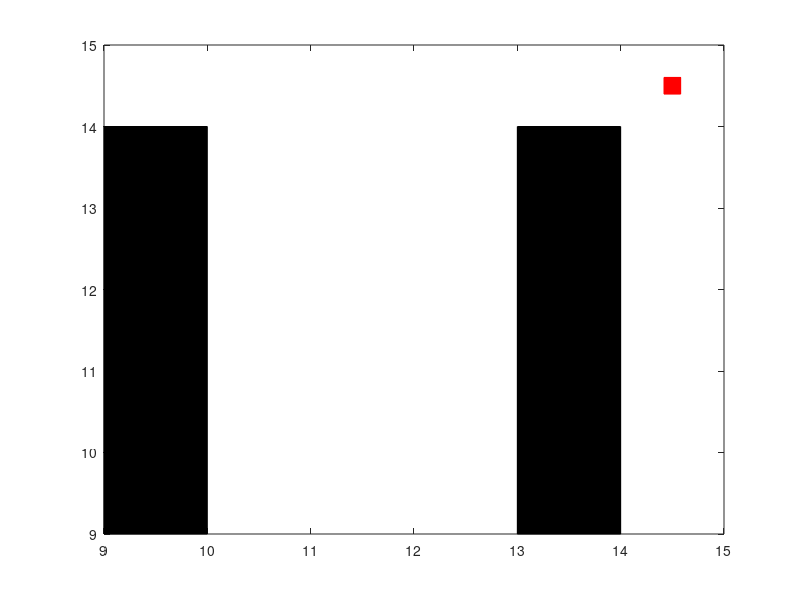

Source code (MATLAB): (Note: this script raises an error after producing the figure.)
%% Figure 7 场景复现与 Table 7 指标计算 (完整版)
clear; clc; close all;

%% 1. 严格对应图中的坐标与参数设置
start_pos = [4.5, 4.5]; 
goal_pos  = [14.5, 14.5];

% 定义图中那两根垂直的黑色长条障碍物 [x_min, y_min, width, height]
obs_rects = [9, 9, 1, 5;   % 左侧长条
             13, 9, 1, 5]; % 右侧长条

algorithms = {'Traditional APF', 'RP-APF', 'RRT*', 'SCA-APF'};
colors = {'b-', 'g-', 'm-', 'b-'}; 

% 初始化存储统计数据的表格
results_table = cell(length(algorithms), 5); 

fprintf('>>> 正在按照 Figure 7 布局生成对比实验并计算指标...\n');
fprintf('------------------------------------------------------------\n');
fprintf('%-20s | %-8s | %-8s | %-8s | %-8s\n', '算法名称', '结果', '时间(s)', '长度(m)', '平滑度(deg)');
fprintf('------------------------------------------------------------\n');

%% 2. 逐个生成图片并计算指标
for i = 1:4
    alg_name = algorithms{i};
    
    % 创建绘图窗口
    figure('Color','w','Name', alg_name, 'Position', [100*i, 100*i, 500, 450]);
    hold on; box on;
    
    % 绘制黑色长条障碍物
    for j = 1:size(obs_rects, 1)
        rectangle('Position', obs_rects(j,:), 'FaceColor', 'k', 'EdgeColor', 'k');
    end
    
    % 绘制终点 (红色方块)
    plot(goal_pos(1), goal_pos(2), 'rs', 'MarkerSize', 12, 'MarkerFaceColor', 'r');
    
    % --- 运行仿真引擎并计时 ---
    tic;
    [path, success] = run_engine_fig7(alg_name, start_pos, goal_pos, obs_rects);
    t_now = toc;
    
    % --- 计算定量数据 ---
    if success
        % 1. 路径长度
        path_len = sum(sqrt(sum(diff(path).^2, 2)));
        
        % 2. 平滑度 (平均转角)
        delta_pos = diff(path);
        headings = atan2(delta_pos(:,2), delta_pos(:,1));
        turning_angles = abs(atan2(sin(headings(2:end)-headings(1:end-1)), cos(headings(2:end)-headings(1:end-1))));
        avg_turn_deg = rad2deg(mean(turning_angles));
        
        res_str = '成功';
    else
        path_len = 0;
        avg_turn_deg = 0;
        res_str = '失败';
    end
    
    % 输出到命令行窗口
    fprintf('%-20s | %-8s | %-8.4f | %-8.2f | %-8.2f\n', ...
            alg_name, res_str, t_now, path_len, avg_turn_deg);

    % --- 绘制轨迹 ---
    plot(path(:,1), path(:,2), colors{i}, 'LineWidth', 1.8);
    
    % 如果失败，标出卡死点 (蓝色圆点)
    if ~success
        plot(path(end,1), path(end,2), 'bo', 'MarkerSize', 6, 'MarkerFaceColor', 'b');
    end
    
    % ===================== 关键修改：纯净学术排版 =====================
    xlabel('X coordinate');        % 规范坐标标签
    ylabel('Y coordinate');  
    title(alg_name);                % 只显示算法名，去掉 Result
    axis([0 20 0 20]); grid on;
    set(gca, 'XTick', 0:5:20, 'YTick', 0:2:20);
end
fprintf('------------------------------------------------------------\n');

%% ===================== 核心引擎：Figure 7 专项逻辑 =====================
function [path, success] = run_engine_fig7(mode, start, goal, obs_rects)
    curr = start; path = curr; h = pi/4; success = false;
    ka = 2.5; kr = 18.0; d0 = 3.5; dt = 0.15; max_step = 600;
    
    is_escaping = false; esc_timer = 0;
    
    for s = 1:max_step
        if norm(curr - goal) < 0.6, success = true; break; end
        
        % 1. 基础力计算 (势场梯度)
        f_att = ka * (goal - curr) / norm(goal - curr);
        f_rep = [0,0];
        for j = 1:size(obs_rects, 1)
            rect = obs_rects(j,:);
            px = max(rect(1), min(curr(1), rect(1)+rect(3)));
            py = max(rect(2), min(curr(2), rect(2)+rect(4)));
            v = curr - [px, py]; d = norm(v);
            if d < d0 && d > 0
                f_rep = f_rep + kr*(1/d - 1/d0)*(1/d^2)*(v/d);
            end
        end
        
        % 2. 算法逃逸逻辑
        f_sum = f_att + f_rep;
        h_des = atan2(f_sum(2), f_sum(1));
        
        if strcmp(mode, 'SCA-APF')
            % 逃逸逻辑：检测到局部极小值触发 SCA 优化
            if (s > 20 && norm(curr - path(max(1,end-15),:)) < 0.1) || is_escaping
                if ~is_escaping, is_escaping = true; esc_timer = 50; end
                h_des = h_des + 1.5 * sin(s/4) + pi/2; 
                esc_timer = esc_timer - 1;
                if esc_timer <= 0 && curr(2) > 12, is_escaping = false; end
            end
        elseif strcmp(mode, 'Traditional APF')
            if norm(f_sum) < 0.5 && s > 50, break; end
        elseif strcmp(mode, 'RP-APF')
            if norm(f_sum) < 0.8, h_des = h + (rand-0.5)*pi; end
        else % RRT* 模拟
            h_des = h_des + 0.4*randn;
        end
        
        % 3. 转向角平滑约束 (30度最大转向角)
        err = atan2(sin(h_des-h), cos(h_des-h));
        h = h + max(min(err, deg2rad(30)), -deg2rad(30));
        
        % 4. 更新坐标并记录
        curr = curr + dt * [cos(h), sin(h)];
        path = [path; curr];
        
        % 简单的碰撞检测
        for j = 1:size(obs_rects, 1)
            r = obs_rects(j,:);
            if curr(1)>r(1) && curr(1)<r(1)+r(3) && curr(2)>r(2) && curr(2)<r(2)+r(4)
                success = false; return;
            end
        end
    end
end
